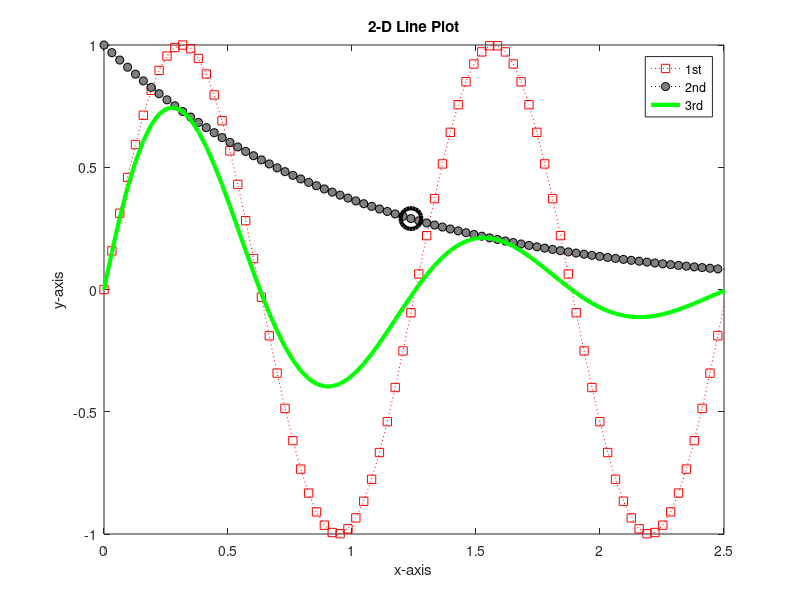

Reproduce this figure in MATLAB.
%https://ch.mathworks.com/products/matlab/plot-gallery.html

%plot Sin(5x) and Exp(x) from x=0:2pi using 100 samples
%define the x values
x = linspace(0,pi,100);
y1 = sin(5*x);
y2 = exp(-x);

%plot the Sin with a red dotted line and x markers
figure
plot(x,y1,':rs')
hold on
plot(x,y2,':ko','MarkerFaceColor',[0.5,0.5,0.5])
% calculate the product of the two functions
prod=y1.*y2;

% Create a line plot and use the LineSpec option to specify a dashed green line with square markers. Use Name,Value pairs to specify the line width, marker size, and marker colors. Set the marker edge color to blue and set the marker face color using an RGB color value.
plot(x,prod,'-g','LineWidth',3)

%mark the point x(40),y1(40) with a black o marker and the following properties 'LineWidth',3, 'MarkerSize',15,'MarkerEdgeColor','k'

plot(x(40),y2(40),'-ko','LineWidth',3,'MarkerSize',15,'MarkerEdgeColor','k')

%disable the hold
hold off

%add annotations: title, axis descriptions and legends
title('2-D Line Plot')
xlabel('x-axis')
ylabel('y-axis')
legend('1st','2nd','3rd')

%set the x-axis limits to [0:2.5]
xlim([0 2.5])